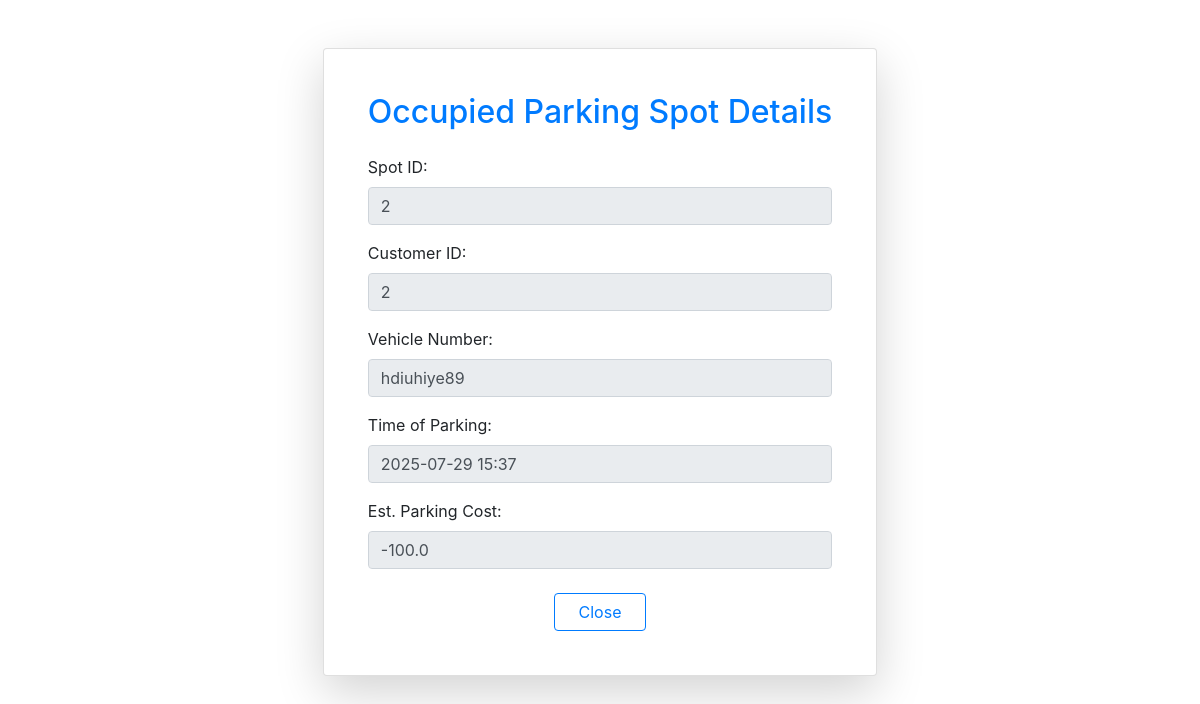
/admin/occupied_spot_details/2 (signed in), run on the app's committed database.
### app.py (models this page shows)
class Reservation(db.Model):
    __tablename__='reservation'
    id = db.Column(db.Integer, primary_key=True)
    user_id = db.Column(db.Integer, db.ForeignKey('user.id'), nullable = False)
    spot_id = db.Column(db.Integer, db.ForeignKey('parking_spot.id'), nullable = False)
    vehicle_no = db.Column(db.String(12), nullable = False)
    start_time = db.Column(db.DateTime, nullable = False)
    end_time = db.Column(db.DateTime)
    parking_cost = db.Column(db.Float)

### app.py (the view)
@app.route("/admin/occupied_spot_details/<int:spot_id>")
@login_required
def occupied_spot_details(spot_id):
    if not current_user.is_admin:
        flash("You are not allowed to see status.")
        return redirect('login')
    spot = Parking_Spot.query.get(spot_id)
    reserve = Reservation.query.filter_by(spot_id = spot_id).first()
    parking_duration = datetime.now() - reserve.start_time
    parking_duration_hour = parking_duration.total_seconds()//3600
    est_parking_cost = parking_duration_hour*(spot.parkinglot.price)
    return render_template("parking_spot_detail.html", reserve = reserve, est_parking_cost = est_parking_cost)

### app.py (called while the page is built)
@login_manager.user_loader
def load_user(user_id):
    return User.query.get(int(user_id))

### templates/parking_spot_detail.html (shortened to what this page needs)
{% extends "layout.html" %}
{% block content %}
<div class="container mt-5 d-flex justify-content-center">
  <div class="card shadow-lg p-4 rounded-4" style="min-width: 500px;">
    <div class="card-body">
      <h2 class="mb-4 text-center text-primary">Occupied Parking Spot Details</h2>
      <div class="mb-3">
        <label for="spot_id" class="form-label">Spot ID:</label>
        <input type="text" class="form-control" id="spot_id" value="{{ reserve.spot_id }}" disabled>
      </div>
      <div class="mb-3">
        <label for="cust_id" class="form-label">Customer ID:</label>
        <input type="text" class="form-control" id="cust_id" value="{{ reserve.user_id }}" disabled>
      </div>
      <div class="mb-3">
        <label for="vehicle" class="form-label">Vehicle Number:</label>
        <input type="text" class="form-control" id="vehicle" value="{{ reserve.vehicle_no }}" disabled>
      </div>
      <div class="mb-3">
        <label for="time" class="form-label">Time of Parking:</label>
        <input type="text" class="form-control" id="time" value="{{ reserve.start_time.strftime('%Y-%m-%d %H:%M') }}" disabled>
      </div>
      <div class="mb-4">
        <label for="cost" class="form-label">Est. Parking Cost:</label>
        <input type="text" class="form-control" id="cost" value="{{ est_parking_cost }}" disabled>
      </div>
      <div class="text-center">
        <a href="/admin/dashboard" class="btn btn-outline-primary px-4">Close</a>
      </div>
    </div>
  </div>
</div>
{% endblock %}

### data on the page
Reservation: spot_id "2", user_id "2", vehicle_no "hdiuhiye89", start_time "2025-07-29 15:37"
